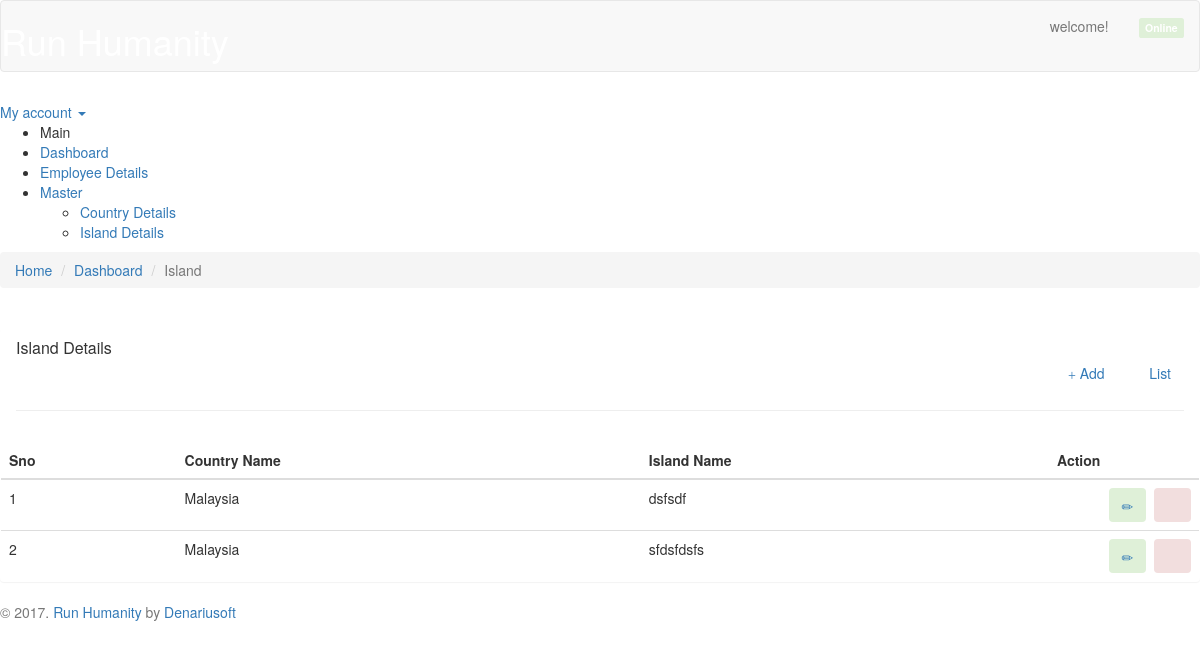
/import/index.php/island/islandList, run on the app's committed database.
### tables this page shows
CREATE TABLE `tbl_island` (
  `island_id` int(11) NOT NULL,
  `country_id` int(11) NOT NULL,
  `island_name` varchar(150) NOT NULL
);

CREATE TABLE `tbl_country` (
  `country_id` int(11) NOT NULL,
  `country_name` varchar(150) NOT NULL
);

### import/application/controllers/island.php (called while the page is built, shortened)
<?php
class island extends CI_Controller
{
  function __construct()
  {
    $this->load->model('islandModel');
    $this->load->helper('url');
	  $this->load->library('session');
  }
  function islandList()
  {
    $data['islandList']=$this->islandModel->islandList();
    $this->load->view('template/header');
    $this->load->view('template/sidebar');
    $this->load->view('island/islandList',$data);
    $this->load->view('template/footer');
  }
}
?>

### import/index.php (called while the page is built, shortened)
<?php
require_once BASEPATH.'core/CodeIgniter.php';

### import/application/models/islandModel.php (called while the page is built, shortened)
<?php
class islandModel extends CI_Model
{
    function islandList()
    {
         $this->db->select('t1.*,t2.*');
         $this->db->from('tbl_island as t1');
         $this->db->join('tbl_country as t2', 't1.country_id = t2.country_id', 'left');
         $query = $this->db->get();
         return $query->result();
    }
}
?>

### import/application/views/island/islandList.php (the view, shortened to what this page needs)
<div class="content-wrapper">
<div class="content">
<div class="breadcrumb-line breadcrumb-line-component">
   <ul class="breadcrumb">
      <li><a href=""><i class="icon-home2 position-left"></i> Home</a></li>
      <li><a href="">Dashboard</a></li>
      <li class="active">Island</li>
   </ul>
</div>
<br>
<div class="row">
   <div class="col-lg-12">
      <div class="panel panel-flat">
        <div class="panel-heading">
           <h2 class="panel-title">Island Details</h2>
           <div style="text-align:right;">
              <a class="btn bg-purple" href="<?php echo  base_url();?>island/newIsland"><i class="glyphicon glyphicon-plus"></i> Add </a>
              <a href="<?php echo  base_url();?>island/islandList" class="btn bg-pink"><i class="glyphicon glyphicon-refresh"></i> List</a>
           </div>
           <hr/>
        </div>
         <table class="table datatable-button-print-columns">
            <thead>
               <tr>
                 <th>Sno</th>
                 <th>Country Name</th>
                 <th>Island Name</th>
                 <th style="width:150px;">Action </th>
               </tr>
            </thead>
            <tbody>
            <?php
            $i=1;
              foreach($islandList as $row) {
            ?>
              <tr>
              <td><?php echo $i; ?></td>
              <td><?php echo $row->country_name;?></td>
              <td><?php echo $row->island_name;?></td>
              <td style="text-align:right">
              <a href="<?php echo base_url(); ?>island/editIsland/<?php echo $row->island_id;?>" title="Edit" class="btn bg-success"><i class="glyphicon glyphicon-pencil "></i>
              </a>&nbsp;&nbsp;<a href="<?php echo base_url(); ?>island/deleteIsland/<?php echo $row->island_id;?>"  title="Delete" class="btn bg-danger remove" onclick="return confirm('Are You Sure to delete');"><i class="glyphicon glyphicon-remove "></i></a>
              </td>
              </tr>
              <?php $i++;}?>
            </tbody>
         </table>
      </div>
   </div>
</div>

### data on the page
tbl_island: country.country_name "Malaysia", island_name "dsfsdf"
tbl_island: country.country_name "Malaysia", island_name "sfdsfdsfs"
